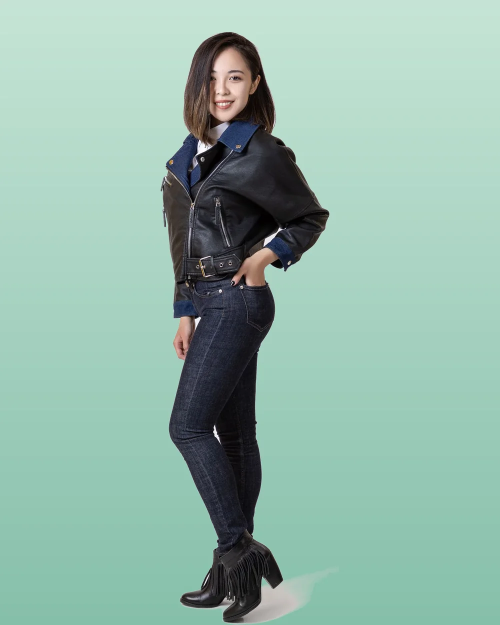
#> input picture photos/model-dentist.webp, 1000 x 1250 px, given in place of cand1.jpg, which was not available (shown at 1/2 size)
$ python make_hero_model.py
#> lines starting #> are read from the running program, lines starting #| are printed output that depends on the picture; pictures that were not available may be replaced by others from this repository, and a replacement may not be noted
#!/usr/bin/env python3
"""Key the hero model off her studio backdrop and emit the two site assets.

Source: Pexels (Pexels License — free for commercial use, no attribution
required). See photos/CREDITS.md.

Outputs:
  photos/model-cutout.webp   transparent figure, for the wordmark hero
  photos/model-portrait.webp figure composited on brand mint, 4:5 framed heroes

The backdrop is an even seamless, so a colour-distance key gets a clean matte.
We flood-fill inward from the border so any backdrop-coloured pixel INSIDE the
subject is never punched out, then feather the edge.
"""
from collections import deque

from PIL import Image, ImageFilter

SRC = "/private/tmp/claude-501/-Users-nam/f14aa032-9b5a-4249-b3a2-21de0fd08006/scratchpad/cand1.jpg"
OUT_CUT = "/Users/nam/quotemysmile-site/photos/model-cutout.webp"
OUT_PORT = "/Users/nam/quotemysmile-site/photos/model-portrait.webp"

# Distance thresholds against the sampled backdrop.
# Measured on this plate: backdrop pixels sit within ~25, while the LIGHTEST
# subject pixels (her pale mint dress) are ~83 away. A wide band swallowed the
# dress and left her torso semi-transparent, so the band sits well below 83.
NEAR, FAR = 30, 64

im = Image.open(SRC).convert("RGB")
#> im is the input picture: PIL image 1000x1250 RGB; mean R, G, B 147.3, 182.9, 168.9
im.thumbnail((1100, 1650), Image.LANCZOS)
w, h = im.size
#> w = 1000; h = 1250
px = im.load()

# Sample all four corners — the subject is inset from every edge in this plate.
patch = []
for cx, cy in ((6, 6), (w - 7, 6), (6, h - 7), (w - 7, h - 7)):
    for dx in range(-4, 5):
        for dy in range(-4, 5):
            patch.append(px[cx + dx, cy + dy])
#> after the loop, patch = 324 items, first 6: (199, 226, 213), (199, 226, 213), (199, 226, 213), (199, 226, 213), (199, 226, 213), (199, 226, 213)
bg = tuple(sum(c[i] for c in patch) // len(patch) for i in range(3))
#> bg = (165, 208, 191)
print("sampled backdrop:", bg)
#| sampled backdrop: (165, 208, 191)


def dist(c):
    return ((c[0] - bg[0]) ** 2 + (c[1] - bg[1]) ** 2 + (c[2] - bg[2]) ** 2) ** 0.5


alpha = [255] * (w * h)
seen = bytearray(w * h)
q = deque()
for x in range(w):
    for y in (0, h - 1):
        q.append((x, y))
for y in range(h):
    for x in (0, w - 1):
        q.append((x, y))

while q:
    x, y = q.popleft()
    i = y * w + x
    if seen[i]:
        continue
    seen[i] = 1
    d = dist(px[x, y])
    if d >= FAR:
        continue  # reached the subject
    alpha[i] = 0 if d <= NEAR else int(255 * (d - NEAR) / (FAR - NEAR))
    for nx, ny in ((x + 1, y), (x - 1, y), (x, y + 1), (x, y - 1)):
        if 0 <= nx < w and 0 <= ny < h and not seen[ny * w + nx]:
            q.append((nx, ny))
#> this loop made 2088121 passes
#> d on passes 1 to 3: 44.32, 42.39, 44.32
#> after the loop, alpha = 1250000 items

mask = Image.new("L", (w, h))
#> mask: PIL image 1000x1250 L; every value is 0
mask.putdata(alpha)
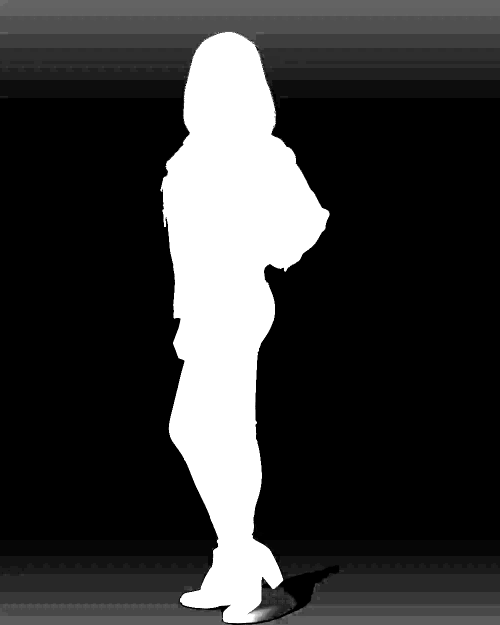
#> mask: PIL image 1000x1250 L (shown at 1/2 size); min 0, max 255, mean 55.6
mask = mask.filter(ImageFilter.GaussianBlur(1.0))
mask = mask.point(lambda v: 0 if v < 46 else min(255, int((v - 46) * 1.55)))
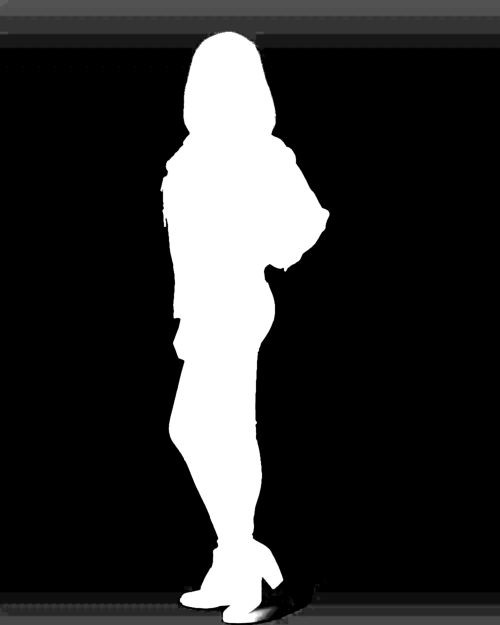
#> mask: PIL image 1000x1250 L (shown at 1/2 size); min 0, max 255, mean 48.5

fig = im.convert("RGBA")
fig.putalpha(mask)
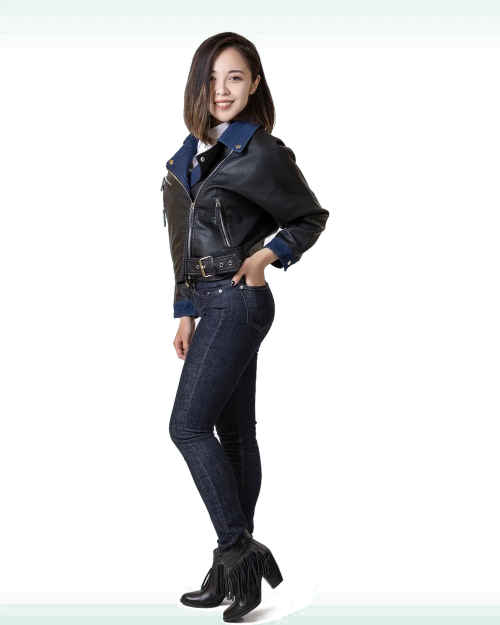
#> fig: PIL image 1000x1250 RGBA (shown at 1/2 size); mean R, G, B, A 147.3, 182.9, 168.9, 48.5; transparent parts drawn white
bbox = mask.getbbox()
#> bbox = (0, 0, 1000, 1250)
if bbox:
    fig = fig.crop(bbox)
print("figure:", fig.size)
#| figure: (1000, 1250)

cut = fig.copy()
cut.thumbnail((900, 1250), Image.LANCZOS)
cut.save(OUT_CUT, "WEBP", quality=84, method=6)
print("wrote", OUT_CUT, cut.size)
#| wrote /Users/nam/quotemysmile-site/photos/model-cutout.webp (900, 1125)

# Framed 4:5 portrait on the brand mint field.
W, H = 1000, 1250
top, bot = (198, 228, 214), (134, 191, 170)
card = Image.new("RGB", (W, H))
#> card: PIL image 1000x1250 RGB; every value is 0
cpx = card.load()
for y in range(H):
    t = y / (H - 1)
    row = tuple(int(top[i] + (bot[i] - top[i]) * t) for i in range(3))
    for x in range(W):
        cpx[x, y] = row
s = fig.copy()
s.thumbnail((int(W * 0.80), int(H * 0.95)), Image.LANCZOS)
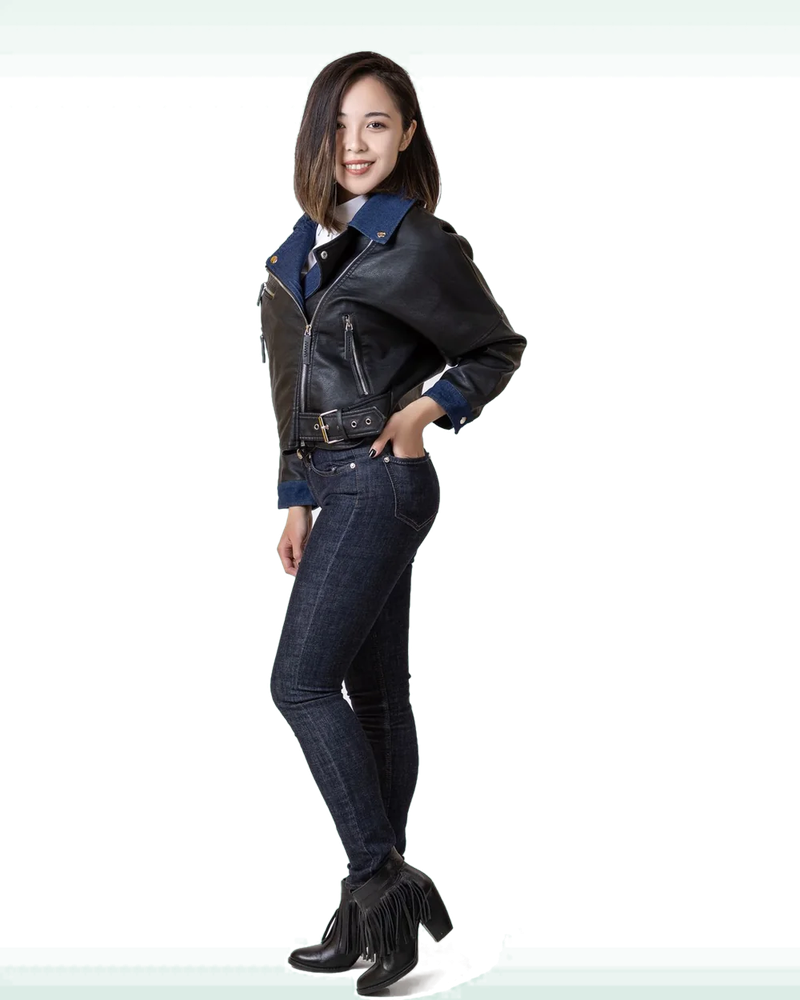
#> s: PIL image 800x1000 RGBA; mean R, G, B, A 31.1, 35.3, 34.1, 48.5; transparent parts drawn white
card.paste(s, ((W - s.size[0]) // 2, H - s.size[1]), s)
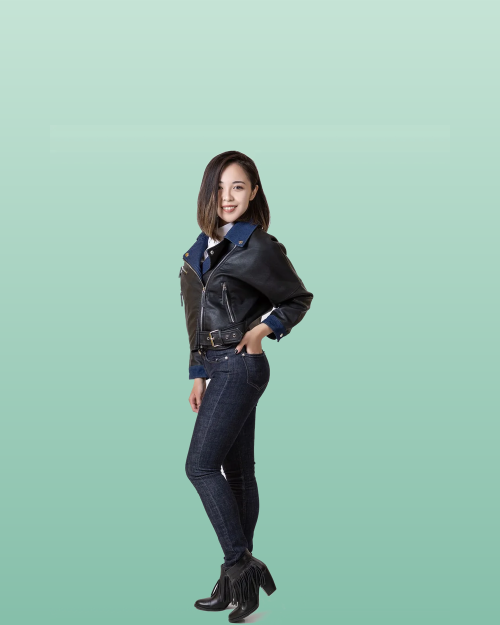
#> card: PIL image 1000x1250 RGB (shown at 1/2 size); mean R, G, B 154.5, 192.6, 177.5
card.save(OUT_PORT, "WEBP", quality=84, method=6)
print("wrote", OUT_PORT, card.size)
#| wrote /Users/nam/quotemysmile-site/photos/model-portrait.webp (1000, 1250)
